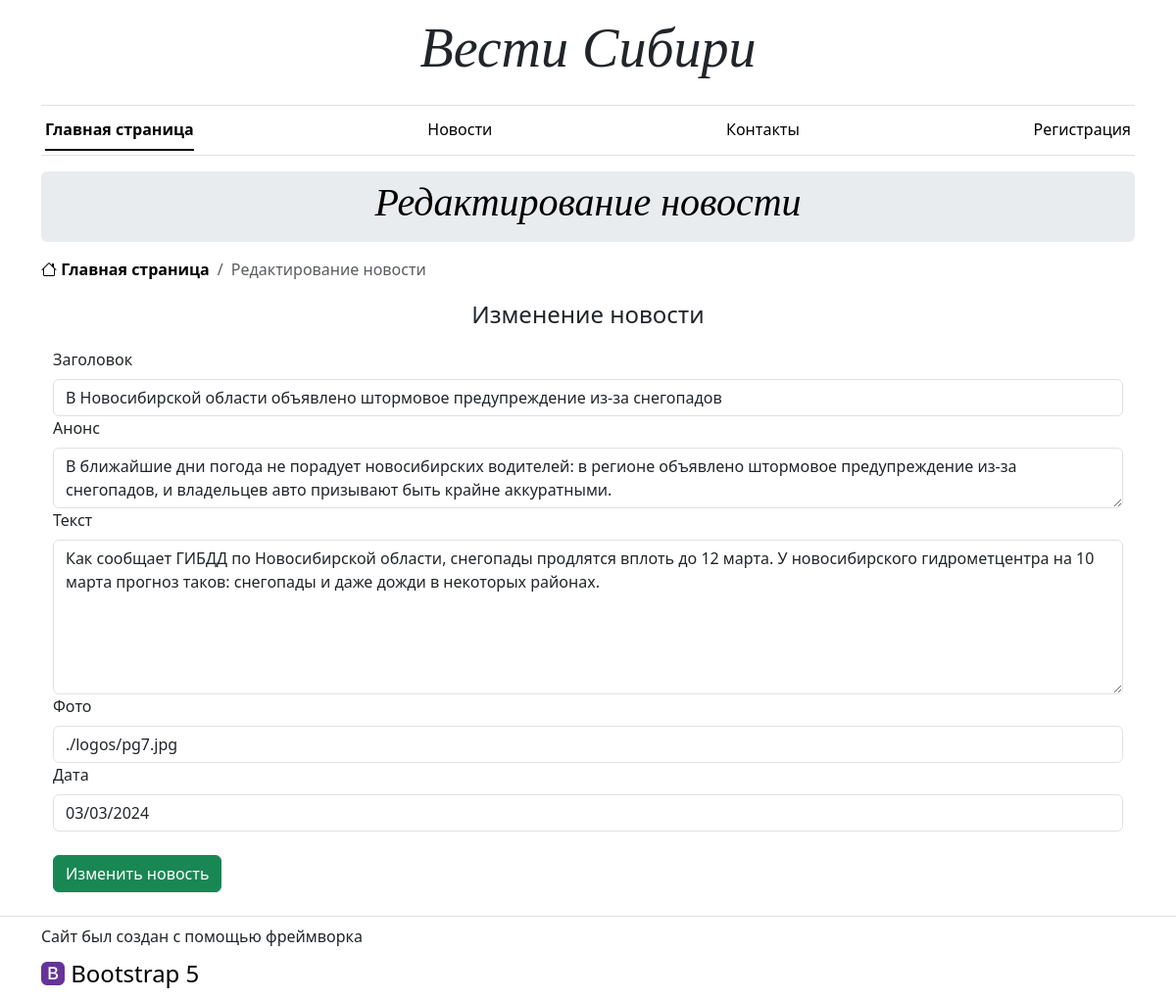
The page /pages/edit.php?id=4 on the database its author committed.
### tables this page shows
CREATE TABLE `news` (
  `id` int(11) UNSIGNED NOT NULL,
  `title` text NOT NULL,
  `preview` text NOT NULL,
  `text` text NOT NULL,
  `date` date NOT NULL,
  `img` varchar(50) NOT NULL
);

### pages/edit.php (the view, shortened to what this page needs)
<!doctype html>
<html lang="ru">
<head>
  <link href="../styles/style.css" rel="stylesheet">
</head>
<body>
<div class="container d-none d-md-block">
  <header class="border-bottom lh-1 py-3">
    <div class="row flex-nowrap justify-content-between align-items-center">
      <h1 class="display-4 fst-italic text-center">Вести Сибири</h1>
    </div>
  </header>
</div>
<div class="d-none d-md-block container sticky-top">
  <div class="nav-scroller bg-white py-1 mb-3 border-bottom">
    <nav class="nav nav-underline justify-content-between px-1">
      <a class="nav-item nav-link link-body-emphasis active" href="../index.php">Главная страница</a>
      <a class="nav-item nav-link link-body-emphasis" href="news.php">Новости</a>
      <a class="nav-item nav-link link-body-emphasis" href="contacts.php">Контакты</a>
      <?php
         if(isset($_COOKIE['user']) && $_COOKIE['user'] != ''):
      ?>
      <a class="nav-item nav-link link-body-emphasis" href="../scripts/exit.php">Выйти</a>
      <?php else:?>
        <a class="nav-item nav-link link-body-emphasis" href="registration.php">Регистрация</a>
      <?php endif;?>
      </nav>
  </div>
</div>
<main class="container">
<div class="p-3 p-md-2 mb-3 rounded text-body-emphasis bg-body-secondary">
    <h3 class="display-6 fst-italic text-center">Редактирование новости</h3>
  </div>
  <nav aria-label="breadcrumb">
    <ol class="breadcrumb breadcrumb-custom overflow-hidden text-center rounded-3">
      <li class="breadcrumb-item active">
        <a class="link-body-emphasis fw-semibold text-decoration-none" href="../index.php">
          <i class="bi bi-house"></i>
          Главная страница
        </a>
      </li>
      <li class="breadcrumb-item active" aria-current="page">
        Редактирование новости
      </li>
    </ol>
  </nav>
  <?php
        $mysqli = new mysqli("localhost", "root", "root", "register-bg");
        if (isset($_GET) && isset($_GET["id"]))
        {
        if ($stmt = $mysqli->prepare("SELECT * FROM news WHERE id = ?"))
        {
            $stmt->bind_param("s", $_GET["id"]);
            $stmt->execute();
            $product = $stmt->get_result()->fetch_assoc();
        }
        else
        {
            $product = 0;
        }
        if($product)
        {
        ?>
        <div class="container">
            <div class="container text-center">
                <p class="fs-4">Изменение новости</p>
            </div>
            <form action="../scripts/update.php" method="post">
                <label class="form-label">Заголовок</label>
                <input type="text" class="form-control" name="title" value="<?=$product["title"]?>" required>
                <label class="form-label">Анонс</label>
                <textarea class="form-control" name="preview" rows="2" re-quired><?=$product["preview"]?> </textarea>
                <label class="form-label">Текст</label>
                <textarea class="form-control" name="text" rows="6" required><?=$product["text"]?> </textarea>
                <label class="form-label">Фото</label>
                <input type="text" class="form-control" name="img" value="<?=$product["img"]?>" required>
                <label class="form-label">Дата</label>
                <input type="date" class="form-control" name="date" value="<?=$product["date"]?>" readonly>
                <br>
                <button type="button submit" class="btn btn-success"> Изменить новость </button>
            </form>
        </div>
        <?php
          }
            else
          {
        ?>
          <h1 class="text-center">Неверный id новости</h1>
        <?php
          }
          }
            else
          {
        ?>
            <h1 class="text-center">Не указан id новости</h1>
        <?php
          }
        ?>
</main>
<footer class="py-2 mt-4 border-top">
  <div class="d-flex container flex-column">
    <div class="mb-2">
      Сайт был создан с помощью фреймворка
    </div>
    <div>
      <a href="https://getbootstrap.com/" class="footer-logo text-black text-decoration-none">
        <i class="bi bi-bootstrap-fill purple-color"></i> Bootstrap 5
      </a>
    </div>
  </div>
</footer>
</body>
</html>

### styles/style.css (style rules this page uses)
h1, h2, h3, h4, h5, h6 { font-family: "Playfair Display", Georgia, "Times New Roman", serif }
.purple-color { color: rebeccapurple; }

### rows shown on the page
news: title "В Новосибирской области объявлено штормовое предупреждение из-за снегопадов", preview "В ближайшие дни погода не порадует новосибирских водителей: в регионе объявлено штормовое предупреждение из-за снегопадов, и владельцев авто призывают быть крайне аккуратными.", text "Как сообщает ГИБДД по Новосибирской области, снегопады продлятся вплоть до 12 марта. У новосибирского гидрометцентра на 10 марта прогноз таков: снегопады и даже дожди в некоторых районах.", img "./logos/pg7.jpg", date "03/03/2024"
